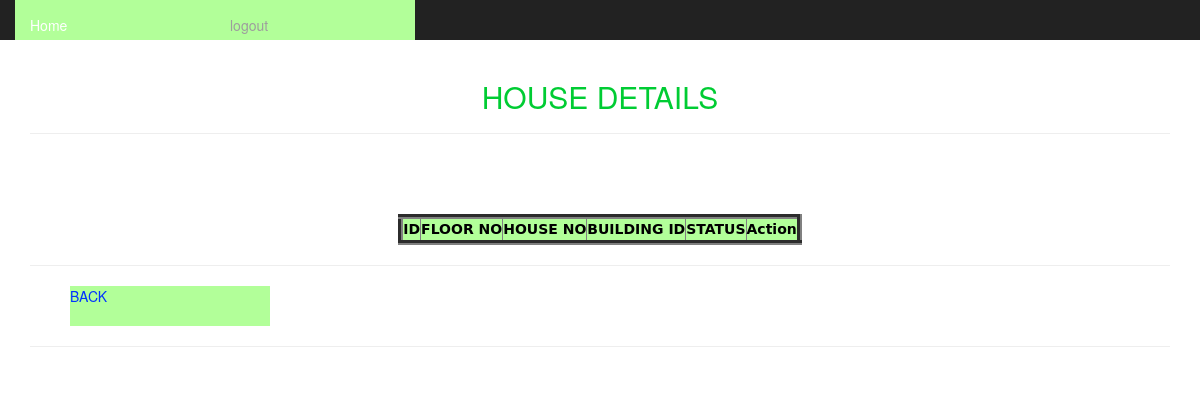
Before: /siteadmin/housedetails.php (signed in) with the older database file.
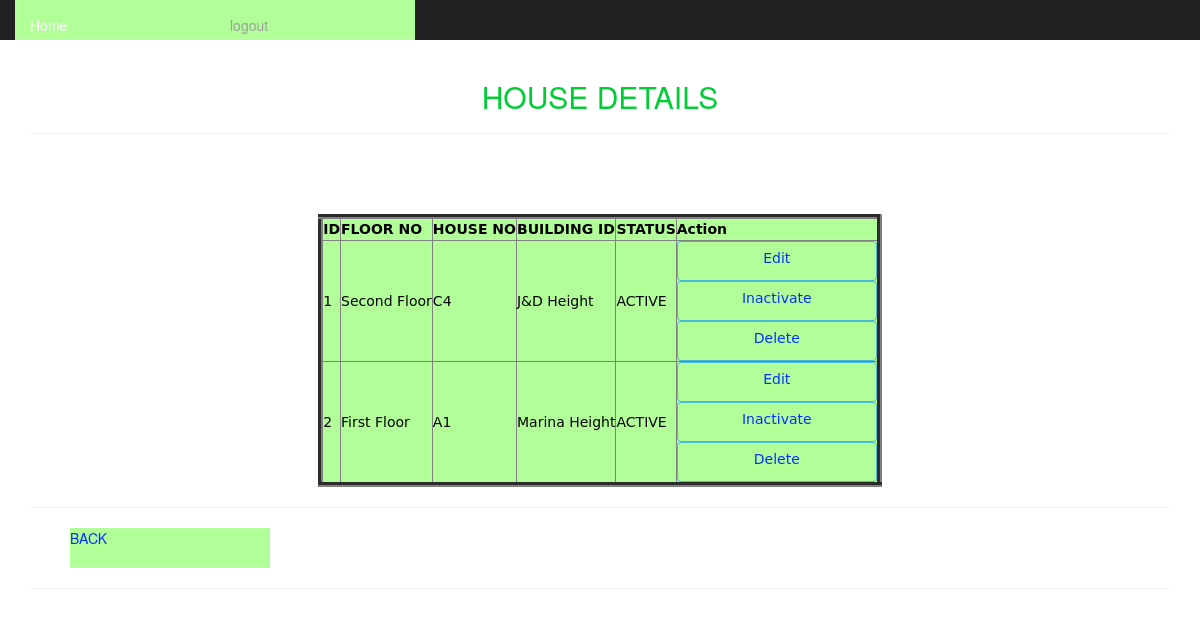
After: the same page with the newer database file.
### tables this page shows
CREATE TABLE `houses` (
  `id` int(11) NOT NULL,
  `floor_id` int(11) NOT NULL,
  `unit_no` varchar(255) NOT NULL,
  `status` varchar(255) NOT NULL,
  `building_id` int(11) NOT NULL
);

CREATE TABLE `floors` (
  `fid` int(11) NOT NULL,
  `floor_no` varchar(200) NOT NULL,
  `building_id` int(11) NOT NULL,
  `added_date` timestamp NOT NULL DEFAULT CURRENT_TIMESTAMP
);

CREATE TABLE `building_info` (
  `bldid` int(11) NOT NULL,
  `name` varchar(200) NOT NULL,
  `address` varchar(200) NOT NULL,
  `security_guard_mobile` varchar(200) NOT NULL,
  `building_make_year` varchar(200) NOT NULL,
  `status` varchar(255) NOT NULL,
  `added_date` timestamp NOT NULL DEFAULT CURRENT_TIMESTAMP
);

### siteadmin/housedetails.php (the view, shortened to what this page needs)
<html>
<head>
<link rel="stylesheet" href="../css/bootstrap.css" type="text/css" media="screen"/>
<link rel="stylesheet" href="../style/style.css" type="text/css" media="screen"/>
<link href="../style/jquery.dataTables.min.css" rel="stylesheet">
</head>
 <body>
<div class="container">
<nav class="nav navbar-inverse navbar-fixed-top">
<?php include_once("headerad.php");?>
</nav><br><br><br>
   <h2 align="center" style="color:#0C3; text-transform:uppercase;">House details</h2>
     <HR>
          <BR>
					<BR>
   <div><br/>
     <div align="center" style="margin-center:1px;">
<?php
$result = mysql_query("SELECT * FROM houses");
$i = 0;
echo "<table id='users' border='5' style='background-color:#B2FF99'>
<thead>
<tr>
<th>ID</th>
<th>FLOOR NO</th>
<th>HOUSE NO</th>
<th>BUILDING ID</th>
<th>STATUS</th>
<th>Action</th>
</tr></thead><tbody>";
while($row = mysql_fetch_array($result))
{
	$i++;
$b = mysql_query("SELECT * FROM building_info where bldid = '".$row['building_id']."'");
$building = mysql_fetch_array($b);
$f = mysql_query("SELECT * FROM floors where fid = '".$row['floor_id']."'");
$floor = mysql_fetch_array($f);
echo "<tr style='width:400px;height:80px'>";
echo "<td>" . $i . "</td>";
echo "<td>" . $floor['floor_no'] . "</td>";
echo "<td>" . $row['unit_no'] . "</td>";
echo "<td>" . $building['name'] . "</td>";
echo "<td>" . $row['status'] . "</td>";
echo "<td><a class='btn btn-info' href='edit_houses.php?id=".$row['id']."'>Edit</a><br>";
if($row['status'] == 'ACTIVE'){
echo "<a class='btn btn-info' href='inactivate_houses.php?id=".$row['id']."'>Inactivate</a><br>";
}else{
echo "<a class='btn btn-info' href='activate_houses.php?id=".$row['id']."'>Activate</a><br>";
}
echo "<a class='btn btn-info' href='delete_houses.php?id=".$row['id']."'>Delete</a></td>";
echo "</tr>";
}
echo "</tbody></table>";
?>
</div>
<hr><ul><a href="admin_dashboard.php" class="button">BACK</a>  </ul><hr>
</html>

Changed rows visible on the page:
added houses: floor.floor_no "Second Floor", unit_no "C4", building_info.name "J&D Height", status "ACTIVE"
added houses: floor.floor_no "First Floor", unit_no "A1", building_info.name "Marina Height", status "ACTIVE"
